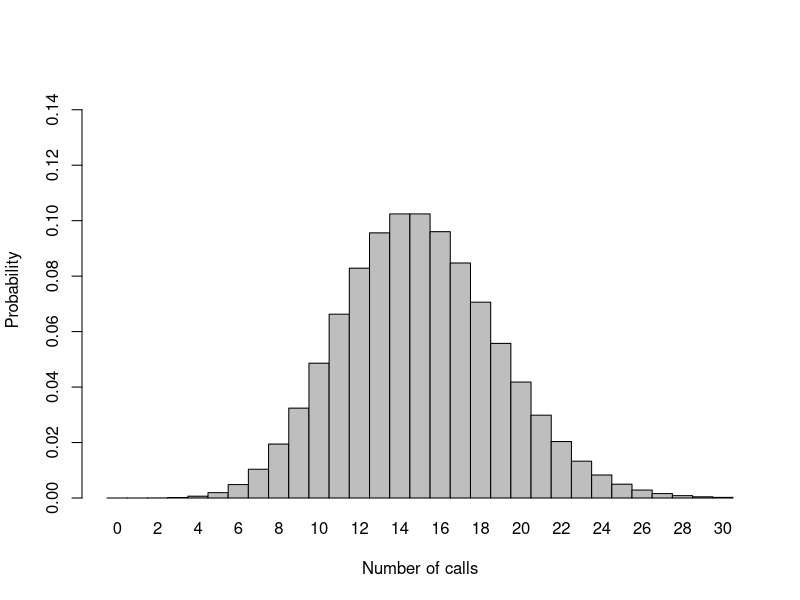
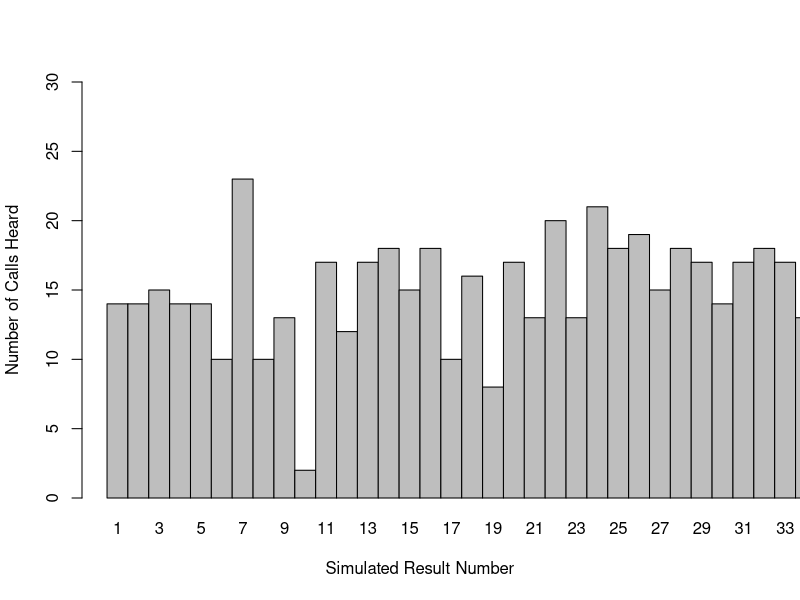

Write the R code that produced these figures, in order.
## ---- chunk 1
1-ppois(q=8,lambda=15) 
#1-ppois looks at the probability that the results will be bigger than q (in this case 8)
#lambda represents the mean
## ---- chunk 2
dpois(x=0,lambda=15) 
#dpois looks at the probility that the results will be exactly x
#again, lambda represents the mean 
## ---- chunk 3
dpois(x=3,lambda=15) 
#same scenario as the second challenge, just with x=3 instead of x=0
## ---- chunk 4
barplot(dpois(x=0:30,lambda=15),ylim=c(0,0.15),space=0,names.arg=0:30,
        ylab="Probability",xlab="Number of calls")
#What kind of graph to use is not specified so I just picked bargraph 'cuz I like them
#setting the depois function to be 0:30 gives the specified range and lambda is still 15
#setting ylim makes the bargraph more readable
#space=0 also just makes the bargraph nicer
#banes.arg labels the x axis with numbers
#ylab labels the y axis. I picked probability but you can use anything
#xlab labels the x axis. Again, I picked number of calls but you can use anything
#the line separation is there purely to make the whole text visible on knitted html
## ---- chunk 5
rpois(n=104,lambda=15)
#rpois randomly generates n amount of results based on the lambda
## ---- chunk 6
r<-rpois(n=104,lambda=15)
barplot(r,xlim=c(0,30),space=0,ylim=c(0,30),names.arg=1:104,
        ylab="Number of Calls Heard",xlab="Simulated Result Number")
#Ok so this is kinda the same process as above. I chose to give rpois it's own line of code 
  #instead of just writing it into the barplot. This is not necessary 
  #and I did not have to do this
#For some reason, the xlim doesn't completely work? the bargraph does not stop at 30 
  #so some advice here on how to fix would be appreciated
#space makes the graph look pretty
#same with ylim
#names.arg has to go all the way to 104 since that's technically how big the bargraph is
#ylab makes the graph more readable
#same with xlab
#again space is there to make the code readable in html format
